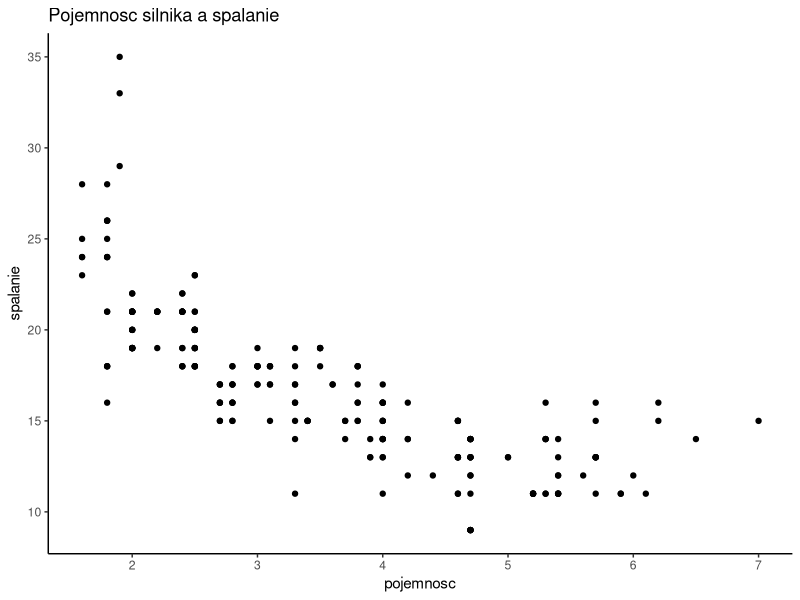

Here is the R script that generated this plot:
## ---- chunk 1
knitr::opts_chunk$set(echo = TRUE)
## ---- chunk 2
library(tidyverse)
ggplot(data = mpg) +
geom_point (mapping = aes(x = displ, y = cty)) +
  labs(title = "Pojemnosc silnika a spalanie", x = "pojemnosc", y = "spalanie") +
  theme_classic()
## ---- chunk 3
dzis <- as.Date("2018-03-20")
koniec <- as.Date("2018-06-30")
poslizg <- 0
dni = koniec - dzis + poslizg * 365
print(dni*24)
